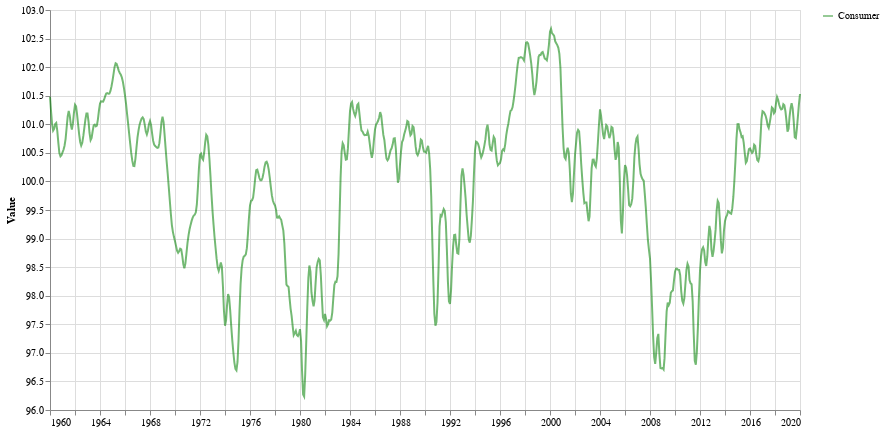

Notebook code cell kept with this figure:
### Code cell
cUsaSubset = df_consumer[df_consumer['LOCATION'] == 'USA'][['TIME', 'Value']]

def chartFor(df, label, color='green'):
    return alt.Chart(df).mark_line(color=f'{color}').transform_calculate(
        label=f"'{label}'"
    ).encode(
        alt.X('TIME:T', axis=alt.Axis(title='')),
        alt.Y('Value:Q', scale=alt.Scale(zero=False)),
        alt.Opacity('label:N', legend=alt.Legend(title=""))
    ).properties(
        width=750,
        height=400
    )

consumer = chartFor(cUsaSubset, 'Consumer')

consumer.display()

### Figure 1 — Vega-Lite specification as saved in the notebook (floating-point values rounded to 4 significant figures; data arrays with more than 128 entries replaced by an {"elided": "..."} marker saying what was removed)
{"config": {"view": {"continuousWidth": 400, "continuousHeight": 300}}, "data": {"name": "data-dd0bfaa6048ad04d46919f64d514de10"}, "mark": {"type": "line", "color": "green"}, "encoding": {"opacity": {"type": "nominal", "field": "label", "legend": {"title": ""}}, "x": {"type": "temporal", "axis": {"title": ""}, "field": "TIME"}, "y": {"type": "quantitative", "field": "Value", "scale": {"zero": false}}}, "height": 400, "transform": [{"calculate": "'Consumer'", "as": "label"}], "width": 750, "$schema": "https://vega.github.io/schema/vega-lite/v4.0.2.json", "datasets": {"data-dd0bfaa6048ad04d46919f64d514de10": {"elided": "721 records"}}}
